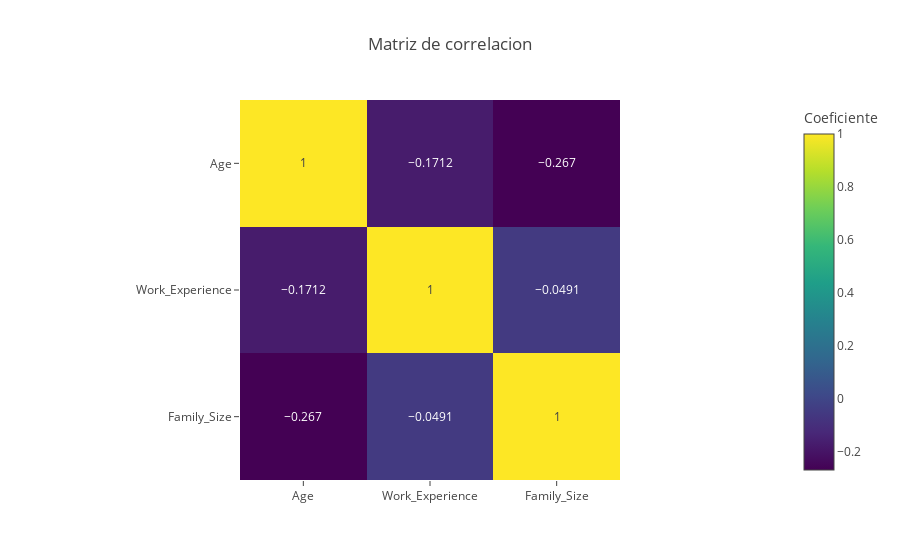

Notebook source saved alongside this figure:
### Code cell
# Plot the heatmap
px.imshow(corr,
          title = "Matriz de correlacion",
          text_auto=True,
          labels={"color":"Coeficiente"},
          template="gridon")

### Figure 1 — Plotly figure (JSON) as saved in the notebook; plotly's stock layout.template omitted (floating-point values rounded to 4 significant figures)
{"data": [{"coloraxis": "coloraxis", "hovertemplate": "x: %{x}<br>y: %{y}<br>Coeficiente: %{z}<extra></extra>", "name": "0", "texttemplate": "%{z}", "type": "heatmap", "x": ["Age", "Work_Experience", "Family_Size"], "xaxis": "x", "y": ["Age", "Work_Experience", "Family_Size"], "yaxis": "y", "z": [[1, -0.1712, -0.267], [-0.1712, 1, -0.0491], [-0.267, -0.0491, 1]]}], "layout": {"coloraxis": {"colorbar": {"title": {"text": "Coeficiente"}}, "colorscale": [[0, "#440154"], [0.1111, "#482878"], [0.2222, "#3e4989"], [0.3333, "#31688e"], [0.4444, "#26828e"], [0.5556, "#1f9e89"], [0.6667, "#35b779"], [0.7778, "#6ece58"], [0.8889, "#b5de2b"], [1, "#fde725"]]}, "title": {"text": "Matriz de correlacion"}, "xaxis": {"anchor": "y", "constrain": "domain", "domain": [0, 1], "scaleanchor": "y"}, "yaxis": {"anchor": "x", "autorange": "reversed", "constrain": "domain", "domain": [0, 1]}}}
